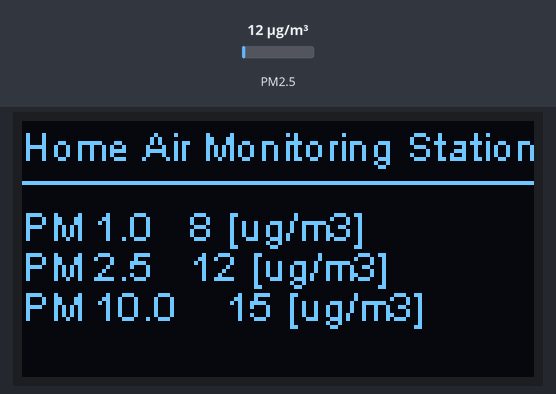
Bench run of a sketch on a simulated ESP8266 (NodeMCU). Shown: 128×64 one-colour display. Inputs (shaded band) come from the test bench; at power-on: PM2.5 12 µg/m³. What the sketch prints to the serial monitor is not drawn.

Above: at 4.2 s.
4.3 s: PM2.5 set to 6 µg/m³
At 14.0 s:
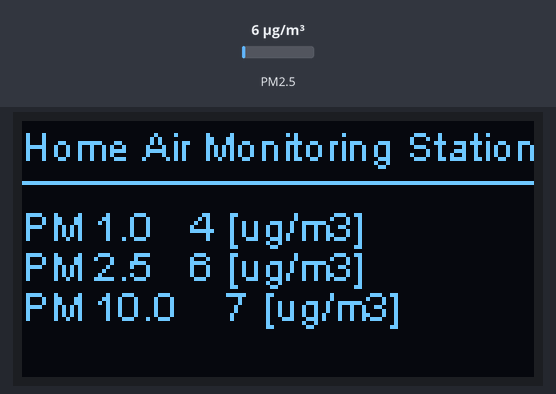
14.7 s: PM2.5 set to 75 µg/m³
At 24.5 s:
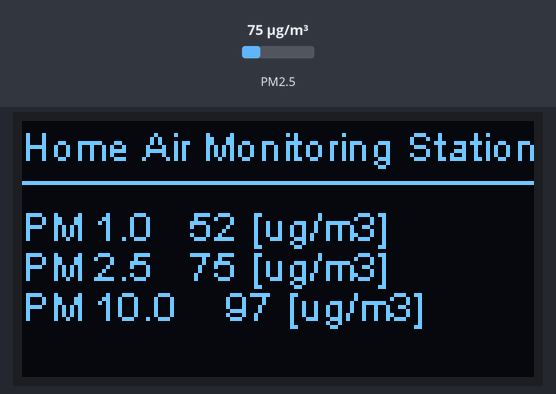
24.8 s: PM2.5 set to 150 µg/m³
At 34.1 s:
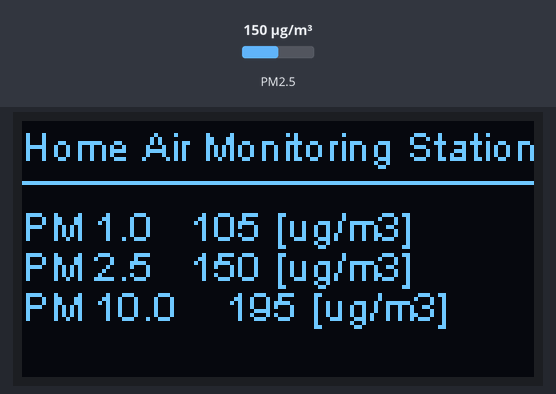
Timing chart, 0 to 35.6 s (numbered marks = the images above; inputs shaded):
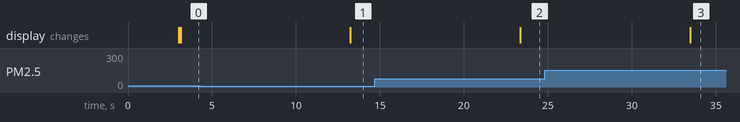

The sketch:

esp8266-pms7003.ino
```cpp
// (licence header left out)
#include <Wire.h>
#include <SSD1306Wire.h>
#include <PMS.h>

// HardwareSerial Serial2(2);

#define I2C_SDA D2
#define I2C_SCL D1

PMS pms(Serial);  // PMS7003 sensor instance
PMS::DATA data;

/*
Initialize the OLED display using Wire library
display(0x3c, SDA, SCL) (optional)
*/
SSD1306Wire display(0x3c, I2C_SDA, I2C_SCL);

uint16_t pm1;
uint16_t pm2_5;
uint16_t pm10;
String header="Home Air Monitoring Station";

void setup()
{
  delay(3000);  // wait 3 seconds till program begins
  Serial.begin(9600);  // GPIO1, GPIO3 (ESP32 TX/RX pins)
  // Serial2.begin(9600);  // GPIO17 (ESP32 TX2 pin)

  // Initialising the UI will init the display too.
  display.init();
  display.flipScreenVertically();
  display.setFont(ArialMT_Plain_10);
}

void loop()
{
    display.clear();  // clear the display

    // write date & time to oled display
    display.setTextAlignment(TEXT_ALIGN_LEFT);

    display.drawString(0, 0, header);
    display.drawHorizontalLine(0, 15, display.getStringWidth(header));

    Serial.println("Data:");

    // read from PMS7003
    if (pms.readUntil(data, 5000))
    {
      pm1 = data.PM_AE_UG_1_0;
      pm2_5 = data.PM_AE_UG_2_5;
      pm10 = data.PM_AE_UG_10_0;

      if (!isnan(pm1))
      {
        Serial.print("PM 1.0 (ug/m3): ");
        Serial.println(data.PM_AE_UG_1_0);
        display.drawString(0, 20, "PM 1.0   " + String(data.PM_AE_UG_1_0) + " [ug/m3]");
      }

      if (!isnan(pm2_5))
      {
        Serial.print("PM 2.5 (ug/m3): ");
        Serial.println(data.PM_AE_UG_2_5);
        display.drawString(0, 30, "PM 2.5   " + String(data.PM_AE_UG_2_5) + " [ug/m3]");
      }

      if (!isnan(pm1))
      {
        Serial.print("PM 10.0 (ug/m3): ");
        Serial.println(data.PM_AE_UG_10_0);
        display.drawString(0, 40, "PM 10.0    " + String(data.PM_AE_UG_10_0) + " [ug/m3]");
      }
    }

    Serial.println();
    display.display();

    delay(10000);

}
```

Measured:
- after the input at 4.3 s, the display: changes after 8.9 s (image 1)
- after the input at 14.7 s, the display: changes after 8.7 s (image 2)
- after the input at 24.8 s, the display: changes after 8.7 s (image 3)
